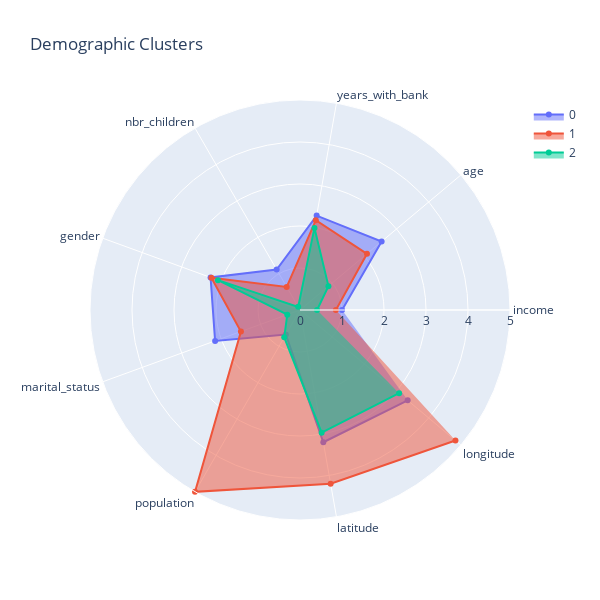

This figure's notebook cell:
### Code cell
categories = mean_scores.columns.tolist()

fig = go.Figure()

for i in mean_scores.index:
    df = mean_scores.loc[i].T
    values = df.values.tolist()
    fig.add_trace(go.Scatterpolar(
      r=values,
      theta=categories,
      fill='toself',
      name = i
    ))

fig.update_layout(
  polar=dict(
    radialaxis=dict(
      visible=True,
      range=[0, 5]
    )),
  showlegend=True,
  width=600,
  height=600,
  title='Demographic Clusters'
)

fig.show()


# look into formatting to move legend closer. shrink whitespace. add title.

### Figure 1 — Plotly figure (JSON) as saved in the notebook; plotly's stock layout.template omitted (floating-point values rounded to 4 significant figures)
{"data": [{"fill": "toself", "name": "0", "r": [1.001, 2.537, 2.282, 1.111, 2.266, 2.151, 0.6758, 3.198, 3.346], "theta": ["income", "age", "years_with_bank", "nbr_children", "gender", "marital_status", "population", "latitude", "longitude"], "type": "scatterpolar"}, {"fill": "toself", "name": "1", "r": [0.854, 2.082, 2.171, 0.6327, 2.245, 1.497, 5.0, 4.201, 4.832], "theta": ["income", "age", "years_with_bank", "nbr_children", "gender", "marital_status", "population", "latitude", "longitude"], "type": "scatterpolar"}, {"fill": "toself", "name": "2", "r": [0.4059, 0.884, 1.984, 0.08642, 2.078, 0.3224, 0.7504, 2.965, 3.081], "theta": ["income", "age", "years_with_bank", "nbr_children", "gender", "marital_status", "population", "latitude", "longitude"], "type": "scatterpolar"}], "layout": {"height": 600, "polar": {"radialaxis": {"range": [0, 5], "visible": true}}, "showlegend": true, "title": {"text": "Demographic Clusters"}, "width": 600}}
